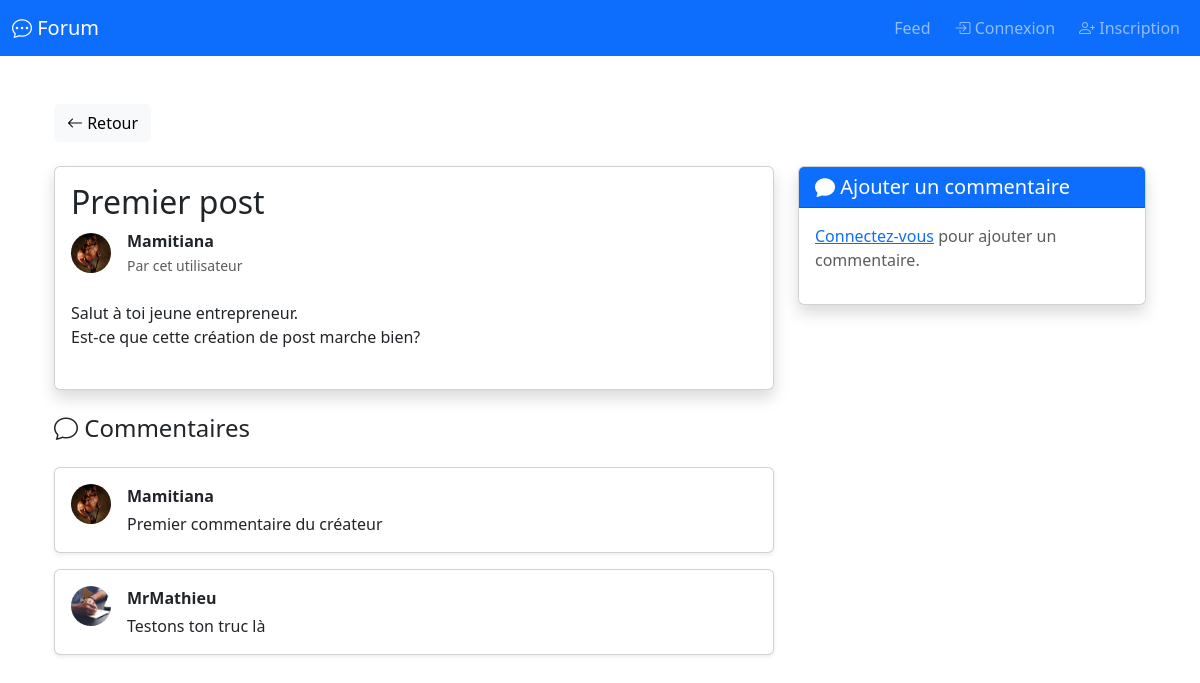
/orphee/POO/TP-CRUD/post/detail/1, run on the app's committed database.
### tables this page shows
CREATE TABLE `post` (
  `id_post` int NOT NULL,
  `title` varchar(255) NOT NULL,
  `content` text NOT NULL,
  `author_id` int NOT NULL
);

CREATE TABLE `user` (
  `id_user` int NOT NULL,
  `pseudo` varchar(255) NOT NULL,
  `email` varchar(255) NOT NULL,
  `password` varchar(255) NOT NULL,
  `avatar` varchar(255) NOT NULL
);

CREATE TABLE `comment` (
  `id_comment` int NOT NULL,
  `content` text NOT NULL,
  `author_id` int NOT NULL,
  `post_id` int NOT NULL
);

### Core/Controller.php (called while the page is built, shortened)
<?php
class Controller
{
    public function render($layout, $template, $params = [])
    {
        extract($params);
        require_once ROOT_PATH . '/App/View/' . $template;
        $content = ob_get_clean();
        require_once ROOT_PATH . '/App/View/' . $layout;
        return ob_end_flush();
    }
}

### App/Controller/PostController.php (called while the page is built, shortened)
<?php
class PostController extends Controller
{
    private $postService;
    public function __construct()
    {
        $this->postService = new PostService;
    }
    public function detail($id)
    {
        $post = $this->postService->getPostById($id);
        $comments = $this->postService->getCommentsByPost($id);
        $session = new Session;
        $user = $session->get('user');
        $isAuthor = $user && $user->id_user == $post->author_id;
        return $this->render('layout.php', 'post/detail-post.php', [
            'post' => $post,
            'comments' => $comments,
            'isAuthor' => $isAuthor,
        ]);
    }
}

### Core/Router.php (called while the page is built, shortened)
<?php
class Router
{
    public function route()
    {
        $url = $_SERVER['REQUEST_URI'];
        $url = strtok($url, '?');
        if(strpos($url, '/orphee/POO/TP-CRUD') === 0) {
            $url = substr($url, strlen('/orphee/POO/TP-CRUD'));
        }
        $url = ltrim($url, '/');
        $segments = explode('/', $url);
        $methodName = (isset($segments[1]) && $segments[1] != '') ? $segments[1] : 'index';
        $controller = new $controllerClass;
        $params = array_slice($segments, 2);
        call_user_func_array([$controller, $methodName], $params);
    }
}

### index.php (called while the page is built, shortened)
<?php
$router = new Core\Router;
$router->route();

### Core/Model.php (called while the page is built, shortened)
<?php
class Model
{
    protected $db;
    public function __construct()
    {
        if(!$this->db) {
            $infos = simplexml_load_file(ROOT_PATH .'/Core/config.xml');
            try {
                $this->db = new \PDO('mysql:host=' . $infos->host . ';dbname=' . $infos->db, $infos->user, $infos->password, [
                    \PDO::ATTR_ERRMODE => \PDO::ERRMODE_EXCEPTION,
                    \PDO::MYSQL_ATTR_INIT_COMMAND => 'SET NAMES utf8'
                ]);
            } catch(\PDOException $e) {
                exit('Erreur de connexion : ' . $e->getMessage());
            }
        }
    }
}

### App/Service/PostService.php (called while the page is built, shortened)
<?php
class PostService
{
    private $postModel;
    private $commentModel;
    public function __construct()
    {
        $this->postModel = new Post;
        $this->commentModel = new Comment;
    }
    public function getPostById($id)
    {
        return $this->postModel->SelectById($id);
    }
    public function getCommentsByPost($postId)
    {
        return $this->commentModel->SelectByPost($postId);
    }
}

### App/Model/Post.php (called while the page is built, shortened)
<?php
class Post extends Model
{
    public function SelectById($id)
    {
        $data = $this->db->prepare("SELECT p.*, u.pseudo, u.avatar, u.id_user FROM post p JOIN user u ON p.author_id = u.id_user WHERE p.id_post = ?");
        $data->execute([$id]);
        return $data->fetch(\PDO::FETCH_OBJ);
    }
}

### App/Model/Comment.php (called while the page is built, shortened)
<?php
class Comment extends Model
{
    public function SelectByPost($postId)
    {
        $data = $this->db->prepare("SELECT c.*, u.pseudo, u.avatar FROM comment c JOIN user u ON c.author_id = u.id_user WHERE c.post_id = ? ORDER BY c.id_comment ASC");
        $data->execute([$postId]);
        return $data->fetchAll(\PDO::FETCH_OBJ);
    }
}

### Core/Session.php (called while the page is built, shortened)
<?php
class Session
{
    public function has($index)
    {
        return isset($_SESSION[$index]);
    }
}

### App/View/post/detail-post.php (the view, shortened to what this page needs)
<div class="container mt-5">
    <a href="<?= ROOT_URL ?>/post" class="btn btn-light mb-4">
        <i class="bi bi-arrow-left"></i> Retour
    </a>
    <div class="row">
        <div class="col-md-8">
            <div class="card shadow mb-4">
                <div class="card-body">
                    <h2><?= htmlspecialchars($post->title) ?></h2>
                    <div class="d-flex align-items-center mb-4">
                        <?php if ($post->avatar): ?>
                            <img src="<?= ROOT_URL ?>/public/images/<?= htmlspecialchars($post->avatar) ?>" alt="Avatar" class="rounded-circle me-3" style="width: 40px; height: 40px; object-fit: cover;">
                        <?php else: ?>
                            <div class="rounded-circle bg-secondary me-3 d-flex align-items-center justify-content-center" style="width: 40px; height: 40px;">
                                <i class="bi bi-person-fill text-white"></i>
                            </div>
                        <?php endif; ?>
                        <div>
                            <p class="mb-0"><strong><?= htmlspecialchars($post->pseudo) ?></strong></p>
                            <small class="text-muted">Par cet utilisateur</small>
                        </div>
                    </div>
                    <div class="card-text mb-4">
                        <?= nl2br(htmlspecialchars($post->content)) ?>
                    </div>
                </div>
            </div>
            <h4 class="mb-4"><i class="bi bi-chat"></i> Commentaires</h4>
            <?php if (empty($comments)): ?>
                <p class="text-muted">Aucun commentaire pour le moment.</p>
            <?php else: ?>
                <?php foreach ($comments as $comment): ?>
                    <div class="card shadow-sm mb-3">
                        <div class="card-body">
                            <div class="d-flex align-items-start">
                                <?php if ($comment->avatar): ?>
                                    <img src="<?= ROOT_URL ?>/public/images/<?= htmlspecialchars($comment->avatar) ?>" alt="Avatar" class="rounded-circle me-3" style="width: 40px; height: 40px; object-fit: cover;">
                                <?php else: ?>
                                    <div class="rounded-circle bg-secondary me-3 d-flex align-items-center justify-content-center" style="width: 40px; height: 40px;">
                                        <i class="bi bi-person-fill text-white"></i>
                                    </div>
                                <?php endif; ?>
                                <div class="flex-grow-1">
                                    <p class="mb-1"><strong><?= htmlspecialchars($comment->pseudo) ?></strong></p>
                                    <p class="card-text"><?= nl2br(htmlspecialchars($comment->content)) ?></p>
                                </div>
                            </div>
                        </div>
                    </div>
                <?php endforeach; ?>
            <?php endif; ?>
        </div>
        <div class="col-md-4">
            <div class="card shadow">
                <div class="card-header bg-primary text-white">
                    <h5 class="mb-0"><i class="bi bi-chat-fill"></i> Ajouter un commentaire</h5>
                </div>
                <div class="card-body">
                    <?php
                    $session = new \Core\Session();
                    if ($session->has('user')):
                    ?>
                        <form method="POST" action="<?= ROOT_URL ?>/post/addComment/<?= $post->id_post ?>">
                            <div class="mb-3">
                                <textarea name="content" class="form-control" rows="4" placeholder="Votre commentaire..." required></textarea>
                            </div>
                            <button type="submit" class="btn btn-primary w-100">
                                <i class="bi bi-send"></i> Envoyer
                            </button>
                        </form>
                    <?php else: ?>
                        <p class="text-muted">
                            <a href="<?= ROOT_URL ?>/user/connexion">Connectez-vous</a> pour ajouter un commentaire.
                        </p>
                    <?php endif; ?>
                </div>
            </div>
        </div>
    </div>
</div>

### App/View/layout.php (shortened to what this page needs)
<!doctype html>
<html lang="fr">
<head>
    <link href="https://cdn.jsdelivr.net/npm/bootstrap@5.3.8/dist/css/bootstrap.min.css" rel="stylesheet">
    <link rel="stylesheet" href="https://cdn.jsdelivr.net/npm/bootstrap-icons@1.13.1/font/bootstrap-icons.min.css">
</head>
<body>
    <nav class="navbar navbar-expand-lg navbar-dark bg-primary">
        <div class="container-fluid">
            <a class="navbar-brand" href="<?= ROOT_URL."/" ?>">
                <i class="bi bi-chat-dots"></i> Forum
            </a>
            <div class="collapse navbar-collapse" id="navbarNav">
                <ul class="navbar-nav ms-auto">
                    <li class="nav-item">
                        <a class="nav-link" href="<?= ROOT_URL."/post" ?>">
                            Feed
                        </a>
                    </li>
                    <?php
                    $session = new \Core\Session();
                    ?>
                </ul>
                <ul class="navbar-nav">
                    <?php if ($session->has('user')): ?>
                        <li class="nav-item">
                            <a class="nav-link btn btn-danger btn-sm ms-2" href="<?= ROOT_URL."/user/deconnexion" ?>">
                                <i class="bi bi-box-arrow-right"></i> Déconnexion
                            </a>
                        </li>
                    <?php else: ?>
                        <li class="nav-item">
                            <a class="nav-link btn btn-light btn-sm ms-2" href="<?= ROOT_URL."/user/connexion" ?>">
                                <i class="bi bi-box-arrow-in-right"></i> Connexion
                            </a>
                        </li>
                        <li class="nav-item">
                            <a class="nav-link btn btn-success btn-sm ms-2" href="<?= ROOT_URL."/user/inscription" ?>">
                                <i class="bi bi-person-plus"></i> Inscription
                            </a>
                        </li>
                    <?php endif; ?>
                </ul>
            </div>
        </div>
    </nav>
    <div class="container">
        <?= $content ?>
    </div>
</body>
</html>

### data on the page
post: title "Premier post", author.avatar (picture), author.pseudo "Mamitiana", content "Salut à toi jeune entrepreneur. Est-ce que cette création de post marche bien?"
comment: author.avatar (picture), author.pseudo "Mamitiana", content "Premier commentaire du créateur"
comment: author.avatar (picture), author.pseudo "MrMathieu", content "Testons ton truc là"
